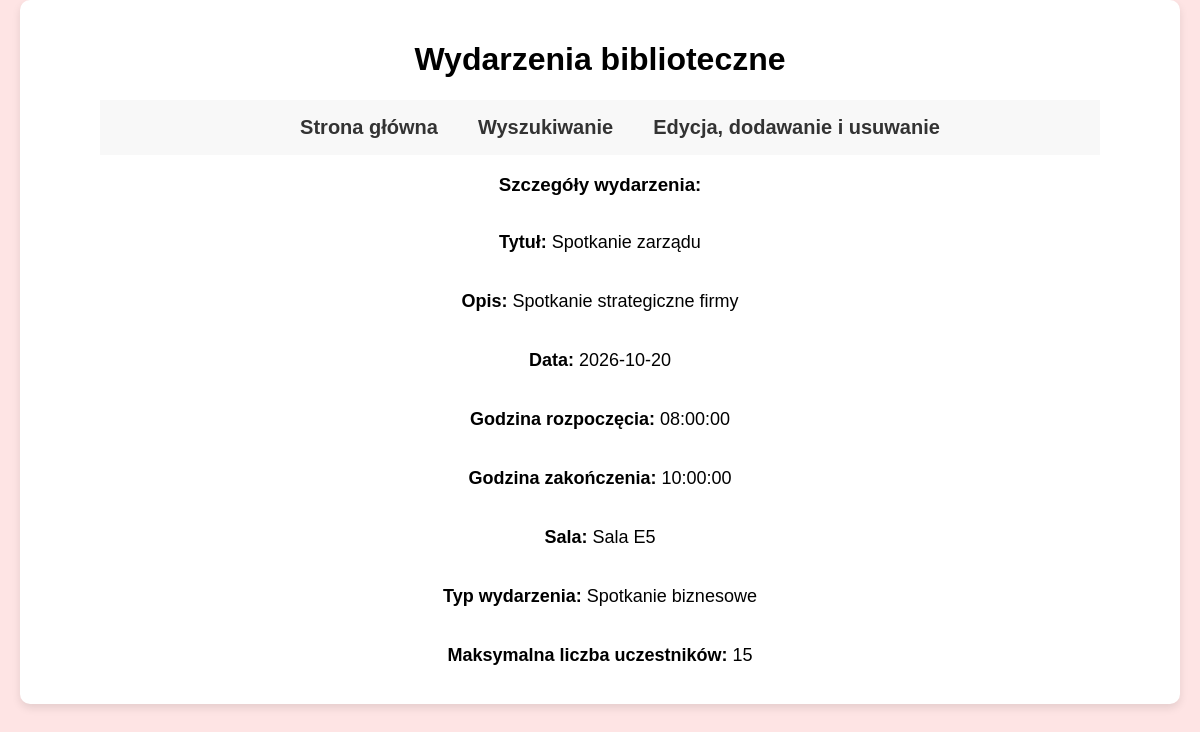
The app's page /wydarzenia_details.php?id=3 with its own data.
### tables this page shows
CREATE TABLE `events` (
  `id` int(11) NOT NULL,
  `title` varchar(255) NOT NULL,
  `description` varchar(255) NOT NULL,
  `event_date` date NOT NULL,
  `start_time` time NOT NULL,
  `end_time` time NOT NULL,
  `room_id` int(11) NOT NULL,
  `event_type_id` int(11) NOT NULL,
  `max_participants` int(11) NOT NULL
);

CREATE TABLE `rooms` (
  `id` int(11) NOT NULL,
  `name` varchar(255) NOT NULL,
  `capacity` int(11) NOT NULL,
  `location` varchar(255) NOT NULL
);

CREATE TABLE `event_types` (
  `id` int(11) NOT NULL,
  `name` varchar(255) DEFAULT NULL
);

### wydarzenia_details.php (the view, shortened to what this page needs)
<?php
    $conn = connectDB();
    function wydarzenie_details($conn, $id){
        $sql="SELECT e.title, e.description, e.event_date, e.start_time, e.end_time, r.name AS room_name, et.name AS event_type_name, e.max_participants FROM events AS e JOIN rooms AS r ON e.room_id=r.id JOIN event_types AS et ON e.event_type_id=et.id WHERE e.id=?";
        $stmt=mysqli_prepare($conn,$sql);
        mysqli_stmt_bind_param($stmt,"i",$id);
        mysqli_stmt_execute($stmt);
        $result=mysqli_stmt_get_result($stmt);
        return $result;
    }
    function wypisz($result){
        if(mysqli_num_rows($result)>0){
            $row=mysqli_fetch_assoc($result);
            echo "<div class=\"details\">";
            echo "<p><strong>Tytuł:</strong> " . htmlspecialchars($row['title']) . "</p>";
            echo "<p><strong>Opis:</strong> " . htmlspecialchars($row['description']) . "</p>";
            echo "<p><strong>Data:</strong> " . htmlspecialchars($row['event_date']) . "</p>";
            echo "<p><strong>Godzina rozpoczęcia:</strong> " . htmlspecialchars($row['start_time']) . "</p>";
            echo "<p><strong>Godzina zakończenia:</strong> " . htmlspecialchars($row['end_time']) . "</p>";
            echo "<p><strong>Sala:</strong> " . htmlspecialchars($row['room_name']) . "</p>";
            echo "<p><strong>Typ wydarzenia:</strong> " . htmlspecialchars($row['event_type_name']) . "</p>";
            echo "<p><strong>Maksymalna liczba uczestników:</strong> " . htmlspecialchars($row['max_participants']) . "</p>";
            echo "</div>";
        } else {
            echo "<p>Brak szczegółów wydarzenia w bazie danych.</p>";
        }
    }
?>
<!DOCTYPE html>
<html lang="pl">
<head>
    <link rel="stylesheet" href="style.css">
</head>
<body>
     <main>
        <h1>Wydarzenia biblioteczne</h1>
        <header>
            <nav>
                <ul>
                    <li><a href="index.php">Strona główna</a></li>
                    <li><a href="search.php">Wyszukiwanie</a></li>
                    <li><a href="edit_add_delete.php">Edycja, dodawanie i usuwanie</a></li>
                </ul>
            </nav>
        </header>
        <h3>
            Szczegóły wydarzenia:
        </h3>
        <?php
            $id = $_GET['id'] ?? null;
            if($id === false || $id === null){
                echo "<p>Nieprawidłowy identyfikator wydarzenia.</p>";
            } else {
                wypisz(wydarzenie_details($conn, $id));
            }
        ?>
    </main>
</body>
</html>

### style.css (style rules this page uses)
* { font-family: Arial, sans-serif; }
body { background-color: #fee4e4; margin: 0; padding: 0; }
main { background-color: #fff; border-radius: 10px; padding: 20px; box-shadow: 0 4px 8px rgba(0, 0, 0, 0.1); width: min(1440px, calc(100% - 40px)); box-sizing: border-box; margin: auto; }
header { background-color: #f8f8f8; width: min(1000px, 100%); display: flex; justify-content: center; margin: 0 auto; }
ul { display: flex; justify-content: center; }
ul li { list-style-type: none; }
ul li a { text-decoration: none; color: #333; font-weight: bold; font-size: 20px; padding: 10px 20px; border-radius: 5px; }
.details { display: flex; flex-direction: column; align-items: center; padding: 0; gap: 2px; font-size: 18px; }
h1,h3 { text-align: center; }

### records on screen
events: title "Spotkanie zarządu", description "Spotkanie strategiczne firmy", event_date "2026-10-20", start_time "08:00:00", end_time "10:00:00", room.name "Sala E5", event_type.name "Spotkanie biznesowe", max_participants "15"
